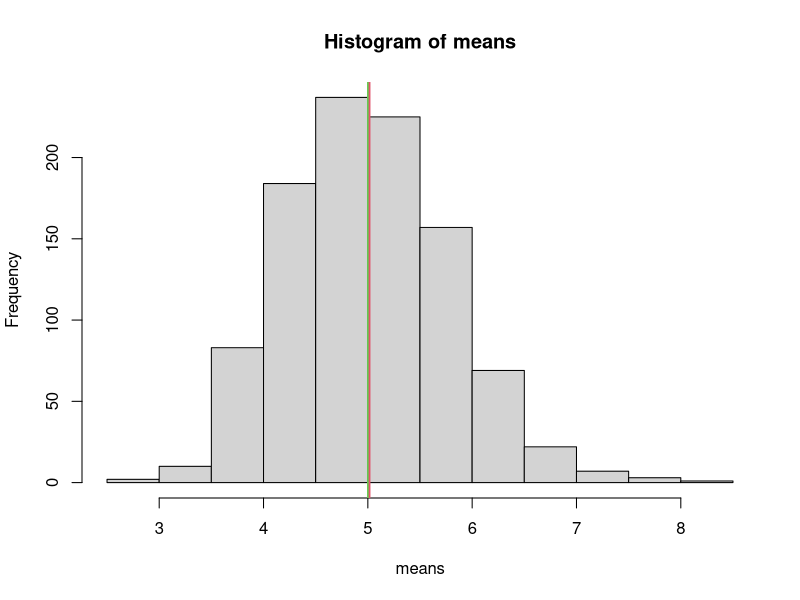
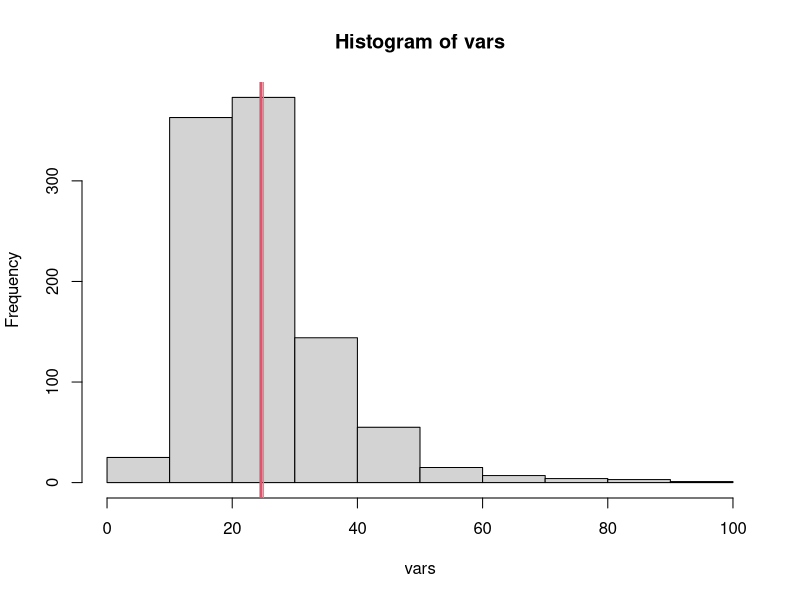
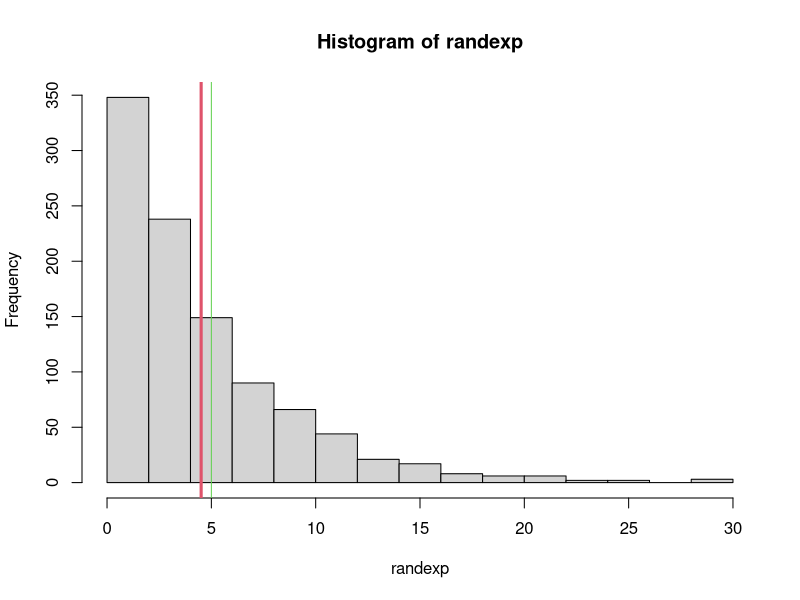
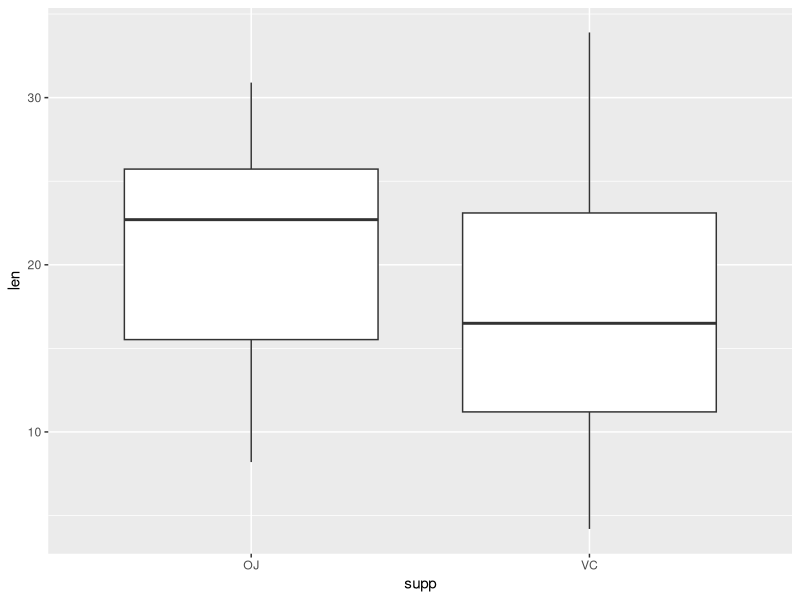
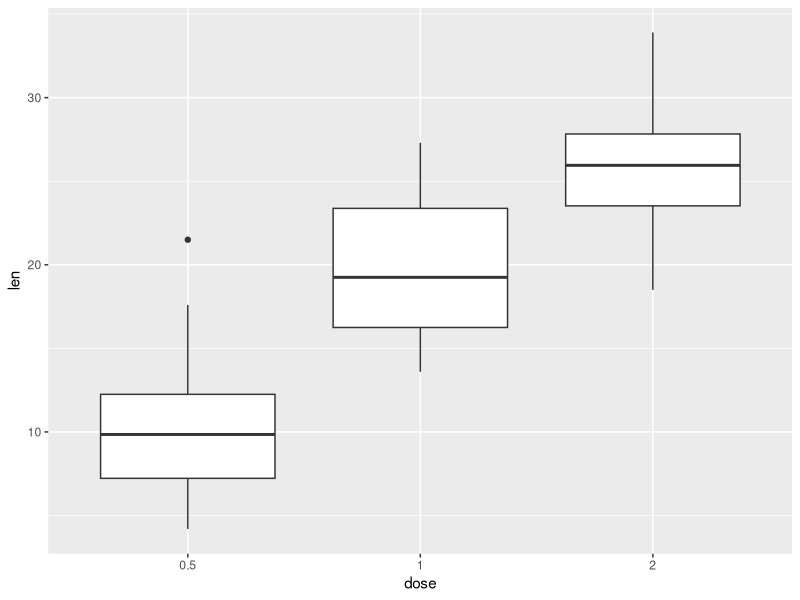
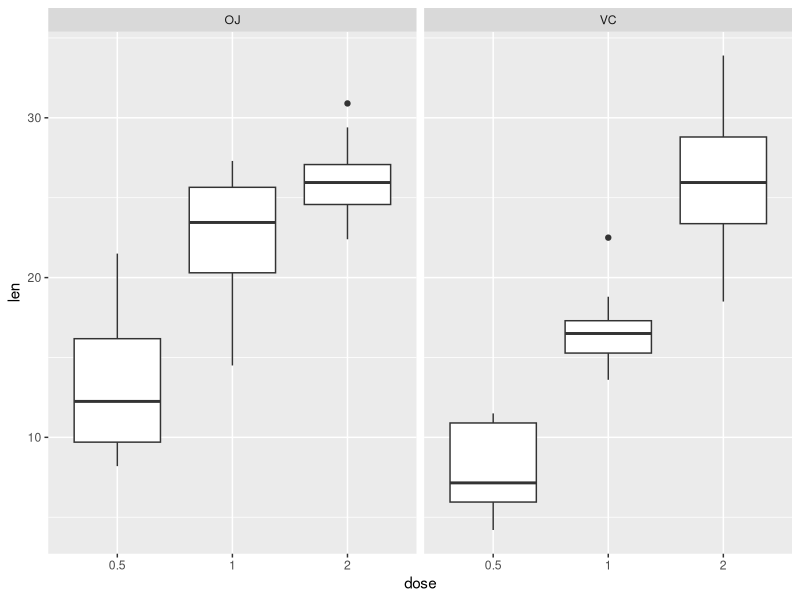

Here is the R script that generated these plots, in order:
## ---- chunk 1
knitr::opts_chunk$set(echo = TRUE)
## ---- chunk 2
lam = .2
mn <- 1/.2
sd <- 1/.2
var <- (1/.2)**2
se <- sd/sqrt(40)
sample <- rexp(40000, .2)
mat <- matrix(sample, 1000, 40)
## ---- chunk 3
means <- apply(mat, 1, mean)
hist(means)
mns <- mean(means)
abline(v = mean(mns), col = 2, lwd = 3)
abline(v = 5, col = 3, lwd = 1.5)
## ---- chunk 4
mns ##The exact value of the mean of the sample means.

qu <- (mns-mn)/se  ##The quantile of the mean of sample means from the expected mean of 5.
qu
## ---- chunk 5
vars <- apply(mat, 1, var)
hist(vars)
abline(v=mean(vars), col = 2, lwd = 3)
abline(v=var, col = 3, lwd = 1)
## ---- chunk 6
vs <- mean(vars)
vs ##The exact value of the mean of the sample variances.
## ---- chunk 7
randexp <- rexp(1000, .2)
hist(randexp)
abline(v = mean(randexp), col = 2, lwd = 3)
abline(v = 5, col = 3, lwd = 1)
## ---- chunk 8
library(ggplot2)
library(dplyr)
data("ToothGrowth")
## ---- chunk 9
str(ToothGrowth)
ToothGrowth$dose <- as.factor(as.character(ToothGrowth$dose))
summary(ToothGrowth)
## ---- chunk 10
ggplot(ToothGrowth, aes(x = supp, y = len)) + geom_boxplot() 
##Boxplot of the lengths as a function of the supplement.

ggplot(ToothGrowth, aes(x = dose, y = len)) + geom_boxplot() 
##Boxplot of the lengths as a function of the dosage.

ggplot(ToothGrowth, aes(x = dose, y = len)) + geom_boxplot() + facet_grid(.~supp) 
##Boxplot of the lengths as a function of the dosage and split up by supplement.
## ---- chunk 11
suppgrp <- group_by(ToothGrowth, supp)
supplement <- summarise(suppgrp, Mean.Length = mean(len), SD.Length = sd(len), n = length(supp))
supplement
## ---- chunk 12
x2 <- as.numeric(supplement[2, "Mean.Length"])
x1 <- as.numeric(supplement[1, "Mean.Length"])
sd2 <- as.numeric(supplement[2, "SD.Length"])
sd1 <- as.numeric(supplement[1, "SD.Length"])
n2 <- as.numeric(supplement[2, "n"])
n1 <- as.numeric(supplement[1, "n"])
x1-x2+c(-1,1)*qt(.975, n1+n2-2)*sqrt(((n1-1)*sd1**2+(n2-2)*sd2**2)/(n1+n2-2))*sqrt(1/n1+1/n2)
## ---- chunk 13
dosegrp <- group_by(ToothGrowth, dose)
dosage <- summarise(dosegrp, Mean.Length = mean(len), SD.Length = sd(len), n = length(dose))
dosage
## ---- chunk 14
19.735-10.605+c(-1,1)*qt(.975, 38)*sqrt((19*4.415436**2+19*4.499763**2)/38)*sqrt(1/20+1/20)
## ---- chunk 15
26.1-19.735+c(-1,1)*qt(.975, 38)*sqrt((19*4.415436**2+19*3.77415**2)/38)*sqrt(1/20+1/20)
